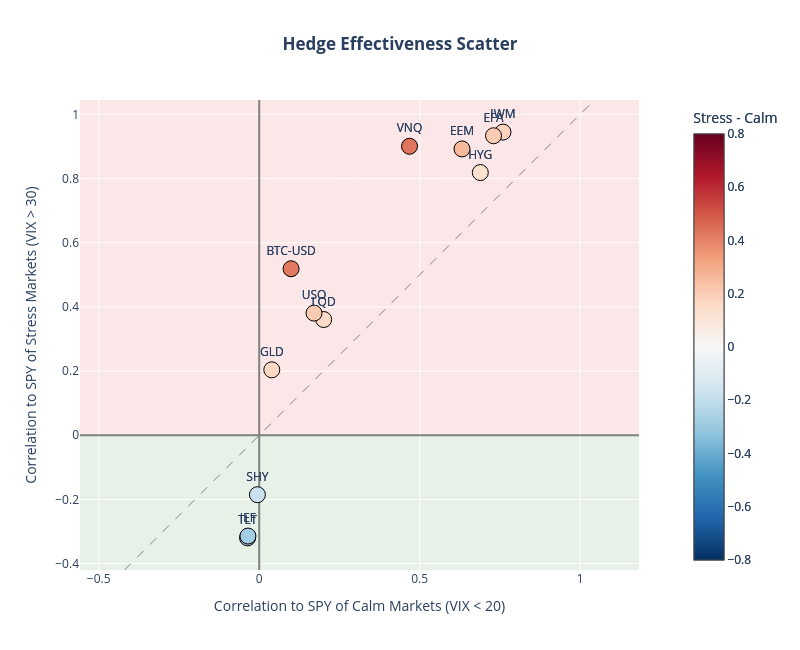

Notebook code cell kept with this figure:
### Code cell
# Color points by betrayal ratio:blue = stable,red = betrayed
colorscale_vals = np.log1p(np.abs(hs_plot['betrayal_ratio'].fillna(0)))

fig3.add_trace(
    go.Scatter(
        x=hs_plot['calm_corr'],
        y=hs_plot['stress_corr'],
        mode='markers+text',
        text=hs_plot.index,
        textposition="top center",
        marker=dict(
            size=16,
            color=hs_plot['stress_corr'] - hs_plot['calm_corr'],  # color by difference between stress and calm correlations
            colorscale='RdBu_r',
            cmin=-0.8, cmax=0.8,
            colorbar=dict(title="Stress - Calm",x=1.08),
            line=dict(width=1, color='black')
        ),
        hovertemplate=(
            "<b>%{text}</b><br>"
            "Calm Corr: %{x:.2f}<br>"
            "Stress Corr: %{y:.2f}<br>"
            "Betrayal Ratio: %{customdata:.2f}<extra></extra>"
        ),
        customdata=hs_plot['betrayal_ratio'].values
    )
)

### Figure 1 — Plotly figure (JSON) as saved in the notebook; plotly's stock layout.template omitted (floating-point values rounded to 4 significant figures)
{"data": [{"hoverinfo": "skip", "line": {"color": "gray", "dash": "dash", "width": 1}, "mode": "lines", "name": "No Change (45°)", "type": "scatter", "x": [-0.4197, 1.045], "y": [-0.4197, 1.045]}, {"customdata": [1.244, 1.278, 1.412, 8.813, 8.946, 32.84, 1.796, 1.188, 5.204, 1.923, 2.229, 5.225], "hovertemplate": "<b>%{text}</b><br>Calm Corr: %{x:.2f}<br>Stress Corr: %{y:.2f}<br>Betrayal Ratio: %{customdata:.2f}<extra></extra>", "marker": {"cmax": 0.8, "cmin": -0.8, "color": [0.1852, 0.2033, 0.2604, -0.2835, -0.2789, -0.1795, 0.1599, 0.1297, 0.1647, 0.4322, 0.2099, 0.4195], "colorbar": {"title": {"text": "Stress - Calm"}, "x": 1.08}, "colorscale": [[0, "rgb(5,48,97)"], [0.1, "rgb(33,102,172)"], [0.2, "rgb(67,147,195)"], [0.3, "rgb(146,197,222)"], [0.4, "rgb(209,229,240)"], [0.5, "rgb(247,247,247)"], [0.6, "rgb(253,219,199)"], [0.7, "rgb(244,165,130)"], [0.8, "rgb(214,96,77)"], [0.9, "rgb(178,24,43)"], [1, "rgb(103,0,31)"]], "size": 16}, "mode": "markers+text", "text": ["IWM", "EFA", "EEM", "TLT", "IEF", "SHY", "LQD", "HYG", "GLD", "VNQ", "USO", "BTC-USD"], "textposition": "top center", "type": "scatter", "x": [0.7595, 0.73, 0.6318, -0.03628, -0.0351, -0.005639, 0.2008, 0.6889, 0.03918, 0.4682, 0.1707, 0.09929], "y": [0.9446, 0.9332, 0.8921, -0.3197, -0.314, -0.1852, 0.3607, 0.8185, 0.2039, 0.9004, 0.3806, 0.5188]}, {"customdata": [1.244, 1.278, 1.412, 8.813, 8.946, 32.84, 1.796, 1.188, 5.204, 1.923, 2.229, 5.225], "hovertemplate": "<b>%{text}</b><br>Calm Corr: %{x:.2f}<br>Stress Corr: %{y:.2f}<br>Betrayal Ratio: %{customdata:.2f}<extra></extra>", "marker": {"cmax": 0.8, "cmin": -0.8, "color": [0.1852, 0.2033, 0.2604, -0.2835, -0.2789, -0.1795, 0.1599, 0.1297, 0.1647, 0.4322, 0.2099, 0.4195], "colorbar": {"title": {"text": "Stress - Calm"}, "x": 1.08}, "colorscale": [[0, "rgb(5,48,97)"], [0.1, "rgb(33,102,172)"], [0.2, "rgb(67,147,195)"], [0.3, "rgb(146,197,222)"], [0.4, "rgb(209,229,240)"], [0.5, "rgb(247,247,247)"], [0.6, "rgb(253,219,199)"], [0.7, "rgb(244,165,130)"], [0.8, "rgb(214,96,77)"], [0.9, "rgb(178,24,43)"], [1, "rgb(103,0,31)"]], "line": {"color": "black", "width": 1}, "size": 16}, "mode": "markers+text", "text": ["IWM", "EFA", "EEM", "TLT", "IEF", "SHY", "LQD", "HYG", "GLD", "VNQ", "USO", "BTC-USD"], "textposition": "top center", "type": "scatter", "x": [0.7595, 0.73, 0.6318, -0.03628, -0.0351, -0.005639, 0.2008, 0.6889, 0.03918, 0.4682, 0.1707, 0.09929], "y": [0.9446, 0.9332, 0.8921, -0.3197, -0.314, -0.1852, 0.3607, 0.8185, 0.2039, 0.9004, 0.3806, 0.5188]}], "layout": {"height": 650, "plot_bgcolor": "rgba(240,240,240,0.3)", "shapes": [{"fillcolor": "green", "layer": "below", "line": {"width": 0}, "opacity": 0.08, "type": "rect", "x0": 0, "x1": 1, "xref": "x domain", "y0": -0.4197, "y1": 0, "yref": "y"}, {"fillcolor": "red", "layer": "below", "line": {"width": 0}, "opacity": 0.08, "type": "rect", "x0": 0, "x1": 1, "xref": "x domain", "y0": 0, "y1": 1.045, "yref": "y"}], "showlegend": false, "title": {"text": "<b>Hedge Effectiveness Scatter</b><br><sup>", "x": 0.5}, "width": 800, "xaxis": {"range": [-0.4197, 1.045], "title": {"text": "Correlation to SPY of Calm Markets (VIX < 20)"}, "zeroline": true, "zerolinecolor": "gray"}, "yaxis": {"range": [-0.4197, 1.045], "scaleanchor": "x", "scaleratio": 1, "title": {"text": "Correlation to SPY of Stress Markets (VIX > 30)"}, "zeroline": true, "zerolinecolor": "gray"}}}
